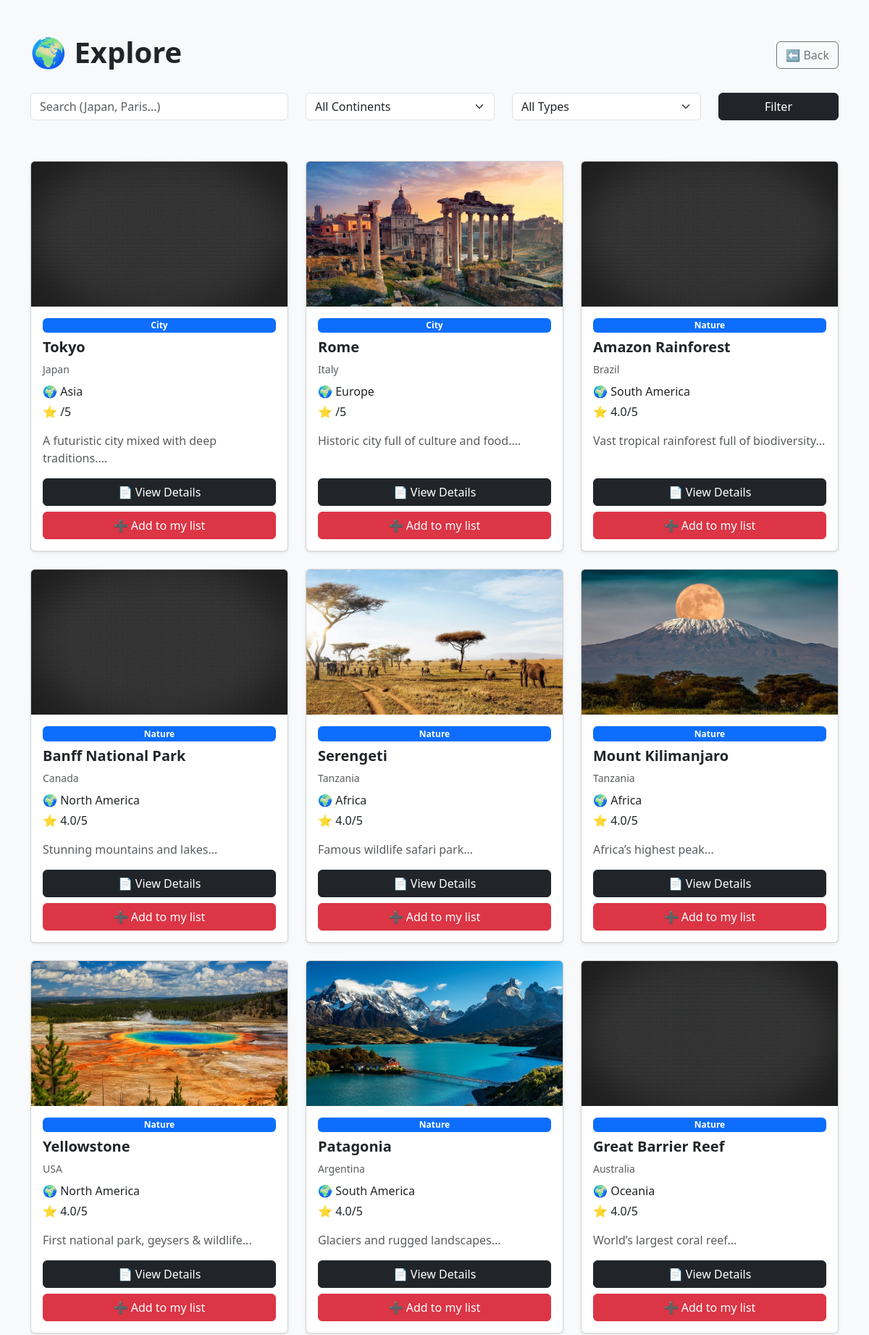
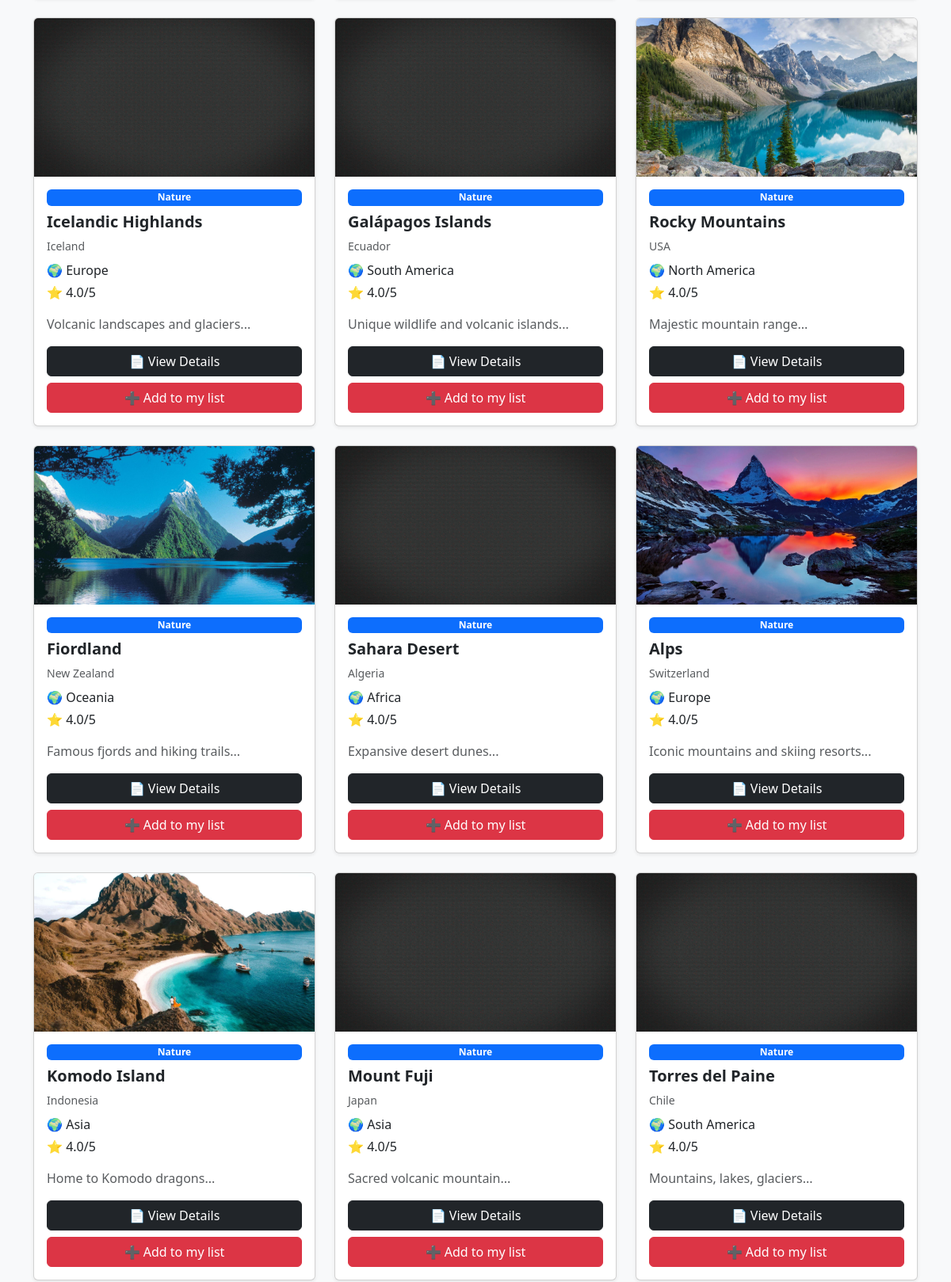
The app's page /explore.php (signed in, upper part) with its own data (2 pictures, top to bottom).
### tables this page shows
CREATE TABLE `destinations` (
  `id` int(11) NOT NULL,
  `name` varchar(100) NOT NULL,
  `country` varchar(100) NOT NULL,
  `capital` varchar(100) NOT NULL,
  `description` text DEFAULT NULL,
  `image` varchar(255) DEFAULT NULL,
  `city` varchar(100) DEFAULT NULL,
  `continent` varchar(100) DEFAULT NULL,
  `category` varchar(100) DEFAULT NULL,
  `best_time` varchar(100) DEFAULT NULL,
  `highlights` text DEFAULT NULL,
  `rating` decimal(2,1) DEFAULT NULL,
  `population` bigint(20) DEFAULT NULL
);

### explore.php (the view, shortened to what this page needs)
<?php $imgPath = "assets/images/"; ?>
<?php
include 'db.php';
$search = $_GET['search'] ?? '';
$sql = "SELECT * FROM destinations";
$stmt = $conn->prepare($sql);
$stmt->execute();
$result = $stmt->get_result();
?>
<!DOCTYPE html>
<html lang="en">
<head>
    <link href="https://cdn.jsdelivr.net/npm/bootstrap@5.3.0/dist/css/bootstrap.min.css" rel="stylesheet">
</head>
<body class="bg-light">
    <div class="container py-5">
        <div class="d-flex justify-content-between align-items-center mb-4">
            <h1 class="fw-bold">🌍 Explore</h1>
            <a href="dashboard.php" class="btn btn-outline-secondary">⬅ Back</a>
        </div>
        <form method="GET" class="row mb-5">
            <div class="col-md-4 mb-2">
                <input
                    type="text"
                    name="search"
                    class="form-control"
                    placeholder="Search (Japan, Paris...)"
                    value="<?php echo htmlspecialchars($search); ?>">
            </div>
            <div class="col-md-3 mb-2">
                <select name="continent" class="form-select">
                    <option value="">All Continents</option>
                </select>
            </div>
            <div class="col-md-3 mb-2">
                <select name="category" class="form-select">
                    <option value="">All Types</option>
                </select>
            </div>
            <div class="col-md-2 mb-2">
                <button class="btn btn-dark w-100">Filter</button>
            </div>
        </form>
        <div class="row">
            <?php if ($result->num_rows > 0): ?>
                <?php while ($row = $result->fetch_assoc()): ?>
                    <div class="col-md-4 mb-4">
                        <div class="card shadow-sm h-100">
                            <img
                                src="<?php echo $imgPath . htmlspecialchars($row['image']); ?>"
                                class="card-img-top"
                                onerror="this.src='<?php echo $imgPath; ?>default.jpg';">
                            <div class="card-body d-flex flex-column">
                                <span class="badge bg-primary mb-2">
                                    <?php echo ucfirst($row['category']); ?>
                                </span>
                                <h5 class="fw-bold"><?php echo htmlspecialchars($row['name']); ?></h5>
                                <small class="text-muted mb-2"><?php echo htmlspecialchars($row['country']); ?></small>
                                <p class="mb-1">🌍 <?php echo htmlspecialchars($row['continent']); ?></p>
                                <p>⭐ <?php echo $row['rating']; ?>/5</p>
                                <p class="text-muted flex-grow-1">
                                    <?php echo substr(htmlspecialchars($row['description']), 0, 100); ?>...
                                </p>
                                <div class="mt-auto">
                                    <a href="details.php?id=<?php echo $row['id']; ?>"
                                        class="btn btn-dark w-100 mb-2">
                                        📄 View Details
                                    </a>
                                    <a href="add_to_list.php?id=<?php echo $row['id']; ?>"
                                        class="btn btn-danger w-100">
                                        ➕ Add to my list
                                    </a>
                                </div>
                            </div>
                        </div>
                    </div>
                <?php endwhile; ?>
            <?php else: ?>
                <p class="text-center text-muted">No destinations found 😢</p>
            <?php endif; ?>
        </div>
    </div>
</body>
</html>

### explore.php (style rules this page uses)
.card-img-top { height: 200px; object-fit: cover; }

### records on screen
destinations: category "City", name "Tokyo", country "Japan", continent "Asia", description "A futuristic city mixed with deep traditions."
destinations: image (picture), category "City", name "Rome", country "Italy", continent "Europe", description "Historic city full of culture and food."
destinations: category "Nature", name "Amazon Rainforest", country "Brazil", continent "South America", rating "4.0", description "Vast tropical rainforest full of biodiversity"
destinations: category "Nature", name "Banff National Park", country "Canada", continent "North America", rating "4.0", description "Stunning mountains and lakes"
destinations: image (picture), category "Nature", name "Serengeti", country "Tanzania", continent "Africa", rating "4.0", description "Famous wildlife safari park"
destinations: image (picture), category "Nature", name "Mount Kilimanjaro", country "Tanzania", continent "Africa", rating "4.0", description "Africa’s highest peak"
destinations: image (picture), category "Nature", name "Yellowstone", country "USA", continent "North America", rating "4.0", description "First national park, geysers & wildlife"
destinations: image (picture), category "Nature", name "Patagonia", country "Argentina", continent "South America", rating "4.0", description "Glaciers and rugged landscapes"
destinations: category "Nature", name "Great Barrier Reef", country "Australia", continent "Oceania", rating "4.0", description "World’s largest coral reef"
destinations: category "Nature", name "Icelandic Highlands", country "Iceland", continent "Europe", rating "4.0", description "Volcanic landscapes and glaciers"
destinations: category "Nature", name "Galápagos Islands", country "Ecuador", continent "South America", rating "4.0", description "Unique wildlife and volcanic islands"
destinations: image (picture), category "Nature", name "Rocky Mountains", country "USA", continent "North America", rating "4.0", description "Majestic mountain range"
destinations: image (picture), category "Nature", name "Fiordland", country "New Zealand", continent "Oceania", rating "4.0", description "Famous fjords and hiking trails"
destinations: category "Nature", name "Sahara Desert", country "Algeria", continent "Africa", rating "4.0", description "Expansive desert dunes"
destinations: image (picture), category "Nature", name "Alps", country "Switzerland", continent "Europe", rating "4.0", description "Iconic mountains and skiing resorts"
destinations: image (picture), category "Nature", name "Komodo Island", country "Indonesia", continent "Asia", rating "4.0", description "Home to Komodo dragons"
destinations: category "Nature", name "Mount Fuji", country "Japan", continent "Asia", rating "4.0", description "Sacred volcanic mountain"
destinations: category "Nature", name "Torres del Paine", country "Chile", continent "South America", rating "4.0", description "Mountains, lakes, glaciers"
